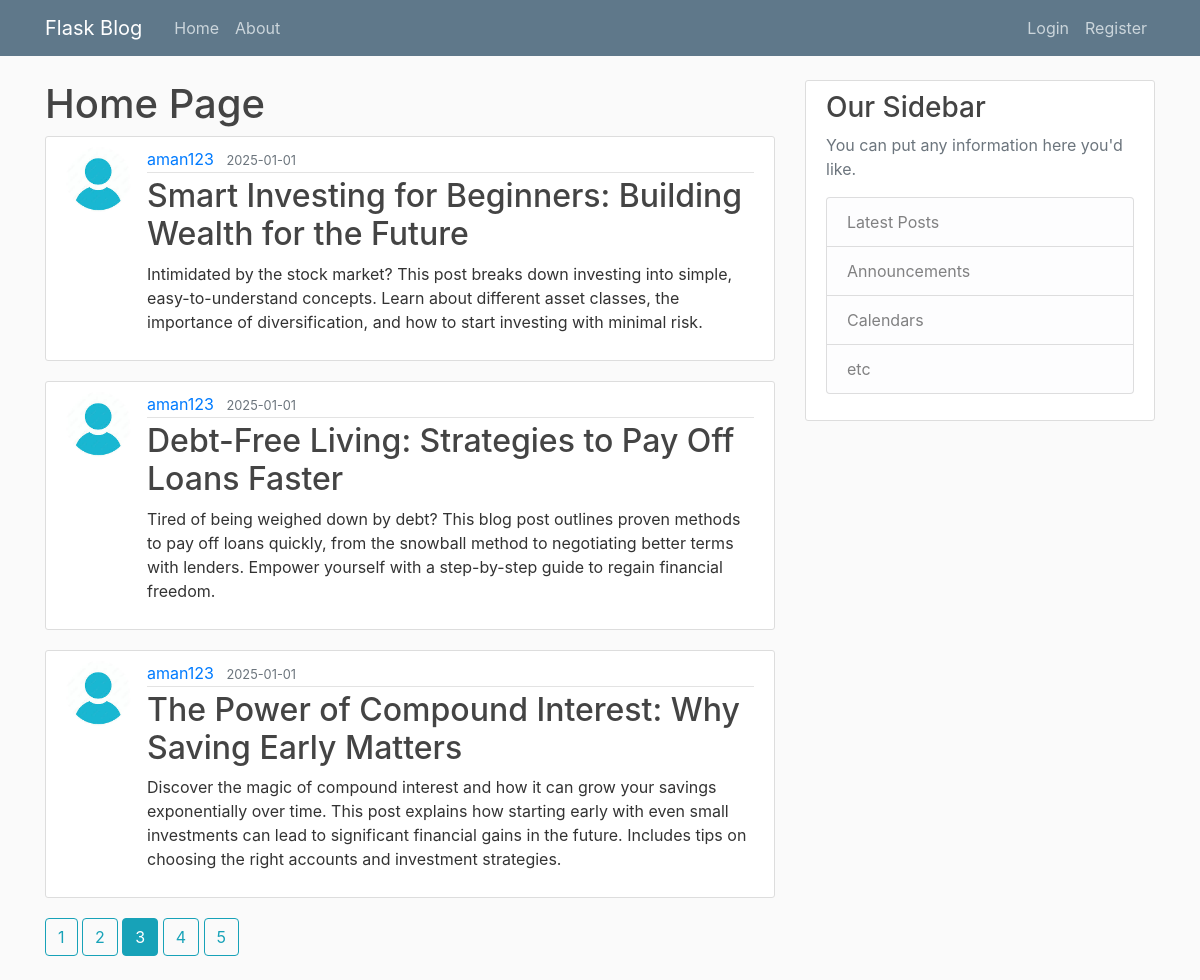
Screenshot of /home?page=3 with the database file from the repository.
### flaskblog/models.py (models this page shows, shortened)
class Post(db.Model, UserMixin):
    id = db.Column(db.Integer, primary_key=True)
    title = db.Column(db.String(100), nullable=False)
    date_posted = db.Column(db.DateTime, nullable=False, default=datetime.utcnow)
    content = db.Column(db.Text, nullable=False)
    user_id = db.Column(db.Integer, db.ForeignKey('user.id'), nullable=False)

class User(db.Model, UserMixin):
    id = db.Column(db.Integer, primary_key=True)
    username = db.Column(db.String(20), unique=True, nullable=False)
    email = db.Column(db.String(120), unique=True, nullable=False)
    image_file = db.Column(db.String(20), nullable=False, default='default.jpg')
    password = db.Column(db.String(60), nullable=False)
    posts = db.relationship('Post', backref='author', lazy=True)

### flaskblog/routes.py (the view)
@app.route('/')
@app.route('/home')
def home():
    page = request.args.get('page', 1, type=int)
    posts = Post.query.order_by(Post.date_posted.desc()).paginate(page=page, per_page=3)
    return render_template('home.html',posts=posts, page=page)

### flaskblog/templates/home.html
{% extends "layout.html" %}
{% block content %}
    <h1>Home Page</h1>
    {% for post in posts.items %}
        <article class="media content-section">
            <img class="rounded-circle article-img" src="{{ url_for('static', filename='profile_pics/' + post.author.image_file) }}">
            <div class="media-body">
            <div class="article-metadata">
                <a class="mr-2" href="{{ url_for('user_posts',username=post.author.username)}}">{{ post.author.username }}</a>
                <small class="text-muted">{{ post.date_posted.strftime('%Y-%m-%d') }}</small>
            </div>
            <h2><a class="article-title" href="{{ url_for('post',post_id=post.id)}}">{{ post.title }}</a></h2>
            <p class="article-content">{{ post.content }}</p>
            </div>
        </article>
    {% endfor %}
    {% for page_num in posts.iter_pages(left_edge=1, right_edge=1, left_current=1, right_current=1) %}
        {% if page_num %}
            {% if page_num == posts.page: %}
                <strong><a class="btn btn-info mb-4" href="{{ url_for('home', page=page_num) }}">{{ page_num }}</a></strong>
            {% else: %}
                <a class="btn btn-outline-info mb-4" href="{{ url_for('home', page=page_num) }}">{{ page_num }}</a>
            {% endif %}
        {% else %}
            ...
        {% endif %}
    {% endfor %}
{% endblock content%}

### flaskblog/static/main.css (style rules this page uses)
body { background: #fafafa; color: #333333; margin-top: 5rem; }
h1, h2, h3, h4, h5, h6 { color: #444444; }
.content-section { background: #ffffff; padding: 10px 20px; border: 1px solid #dddddd; border-radius: 3px; margin-bottom: 20px; }
.article-title { color: #444444; }
.article-content { white-space: pre-line; }
.article-img { height: 65px; width: 65px; margin-right: 16px; }
.article-metadata { padding-bottom: 1px; margin-bottom: 4px; border-bottom: 1px solid #e3e3e3 }

### rows the page displays
Post: image_file (placeholder picture), author.username "aman123", date_posted "2025-01-01", title "Smart Investing for Beginners: Building Wealth for the Future", content "Intimidated by the stock market? This post breaks down investing into simple, easy-to-understand concepts. Learn about different asset classes, the importance of diversification, and how to start investing with minimal risk."
Post: image_file (placeholder picture), author.username "aman123", date_posted "2025-01-01", title "Debt-Free Living: Strategies to Pay Off Loans Faster", content "Tired of being weighed down by debt? This blog post outlines proven methods to pay off loans quickly, from the snowball method to negotiating better terms with lenders. Empower yourself with a step-by-step guide to regain financial freedom."
Post: image_file (placeholder picture), author.username "aman123", date_posted "2025-01-01", title "The Power of Compound Interest: Why Saving Early Matters", content "Discover the magic of compound interest and how it can grow your savings exponentially over time. This post explains how starting early with even small investments can lead to significant financial gains in the future. Includes tips on choosing the right accounts and investment strategies."

### other values shown
{{ page_num }} "1" "2" "4" "5"
{{ page_num }} "3"
